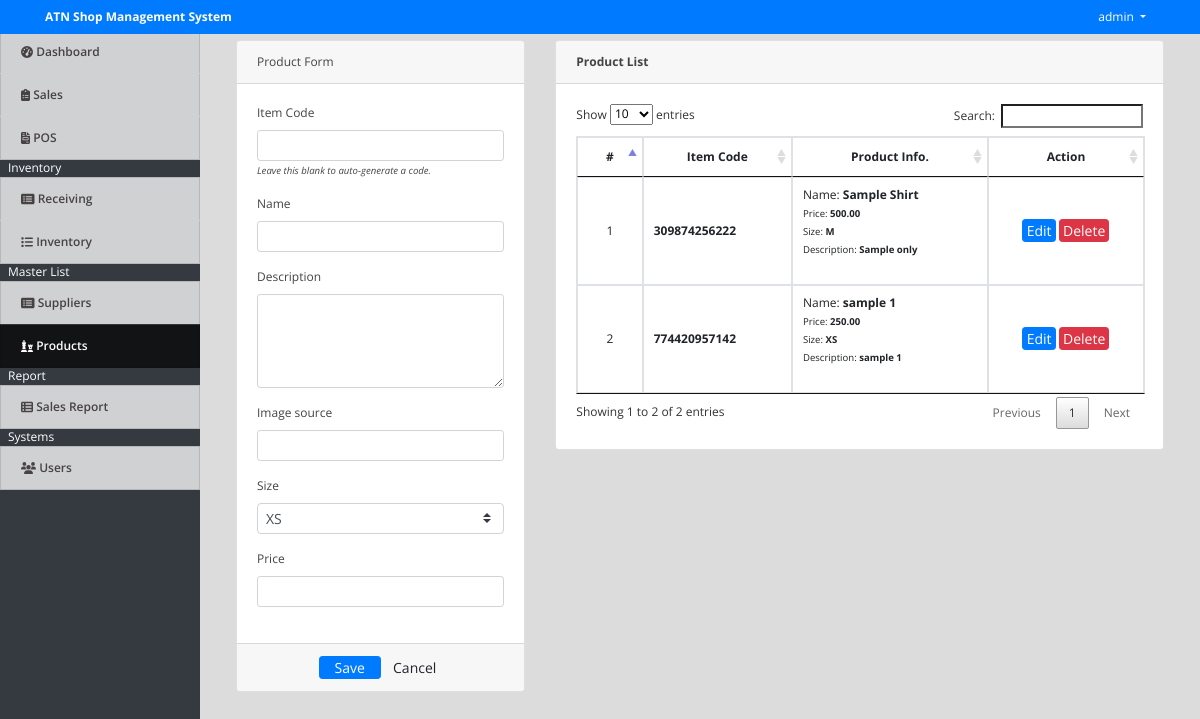
Screenshot of /index.php?page=products (signed in) with the database file from the repository.
### tables this page shows
CREATE TABLE `items` (
  `id` int(30) NOT NULL,
  `item_code` varchar(100) NOT NULL,
  `name` varchar(200) NOT NULL,
  `description` text NOT NULL,
  `size` varchar(10) NOT NULL,
  `price` float NOT NULL,
  `date_created` datetime NOT NULL DEFAULT current_timestamp()
);

### products.php (the view, shortened to what this page needs)
<?php include('db_connect.php');?>
<div class="container-fluid">
	<div class="col-lg-12">
		<div class="row">
			<div class="col-md-4">
			<form action="" id="manage-product">
				<div class="card">
					<div class="card-header">
						   Product Form
				  	</div>
					<div class="card-body">
							<div class="form-group">
								<label class="control-label">Item Code</label>
								<input type="text" class="form-control form-control-sm" name="item_code">
								<small><i>Leave this blank to auto-generate a code.</i></small>
							</div>
							<div class="form-group">
								<label class="control-label">Name</label>
								<input type="text" class="form-control form-control-sm" name="name">
							</div>
							<div class="form-group">
								<label class="control-label">Description</label>
								<textarea name="description" id="description" cols="30" rows="4" class="form-control form-control-sm"></textarea>
							</div>
                            <div class="form-group">
                                <label class="control-label">Image source</label>
                                <input type="text" class="form-control form-control-sm" name="image">
                            </div>
							<div class="form-group">
								<label class="control-label">Size</label>
								<select name="size" id="size" class="custom-select custom-select-sm">
									<option>XS</option>
								</select>
							</div>
							<div class="form-group">
								<label class="control-label">Price</label>
								<input type="number" class="form-control form-control-sm text-right" name="price">
							</div>
					</div>
					<div class="card-footer">
						<div class="row">
							<div class="col-md-12">
								<button class="btn btn-sm btn-primary col-sm-3 offset-md-3"> Save</button>
								<button class="btn btn-sm btn-default col-sm-3" type="button" onclick="$('#manage-product').get(0).reset()"> Cancel</button>
							</div>
						</div>
					</div>
				</div>
			</form>
			</div>
			<div class="col-md-8">
				<div class="card">
					<div class="card-header">
						<b>Product List</b>
					</div>
					<div class="card-body">
						<table class="table table-bordered table-hover">
							<thead>
								<tr>
									<th class="text-center">#</th>
									<th class="text-center">Item Code</th>
									<th class="text-center">Product Info.</th>
									<th class="text-center">Action</th>
								</tr>
							</thead>
							<tbody>
								<?php
								$i = 1;
								$product = $conn->query("SELECT * FROM items order by id asc");
								while($row=$product->fetch_assoc()):
								?>
								<tr>
									<td class="text-center"><?php echo $i++ ?></td>
									<td class="">
										<p><b><?php echo $row['item_code'] ?></b></p>
									</td>
									<td class="">
										<p>Name: <b><?php echo $row['name'] ?></b></p>
										<p><small>Price: <b><?php echo number_format($row['price'],2) ?></b></small></p>
										<p><small>Size: <b><?php echo $row['size'] ?></b></small></p>
										<p><small>Description: <b><?php echo $row['description'] ?></b></small></p>
									</td>
									<td class="text-center">
										<button class="btn btn-sm btn-primary edit_product" type="button" data-json='<?php echo json_encode($row) ?>'>Edit</button>
										<button class="btn btn-sm btn-danger delete_product" type="button" data-id="<?php echo $row['id'] ?>">Delete</button>
									</td>
								</tr>
								<?php endwhile; ?>
							</tbody>
						</table>
					</div>
				</div>
			</div>
		</div>
	</div>
</div>

### assets/css/style.css (style rules this page uses)
body { font-family: "Open Sans", sans-serif; color: #444444; width: 100%; height: calc(100%); font-size: 12px; }
.btn-sm { padding: .0001rem .2rem; }

### index.php (style rules this page uses)
body { background: #80808045; }

### products.php (style rules this page uses)
td { vertical-align: middle !important; }
td p { margin:unset; }

### rows the page displays
items: item_code "309874256222", name "Sample Shirt", price "500.00", size "M", description "Sample only"
items: item_code "774420957142", name "sample 1", price "250.00", size "XS", description "sample 1"

### other values shown
$_SESSION['login_name'] "admin"
